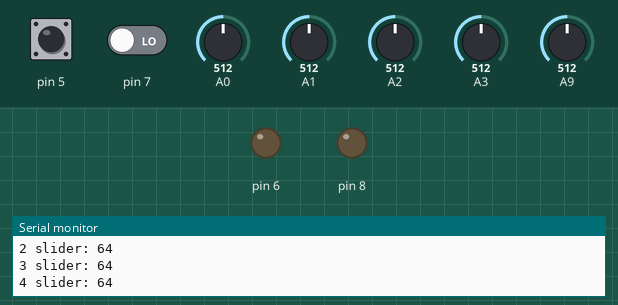
A sketch run on a simulated Arduino Leonardo, built with avr-gcc and run on an emulated ATmega32U4. Shown: output pins drawn as LEDs (lit = HIGH), the last lines printed to the serial monitor. The inputs (shaded band) are chosen by the test bench; at power-on: pin 5 LOW, pin 7 LOW, A0 = 512, A1 = 512, A2 = 512, A3 = 512, A9 = 512.

Above: at 1.2 s.
1.3 s: pin 5 driven HIGH
At 2.5 s:
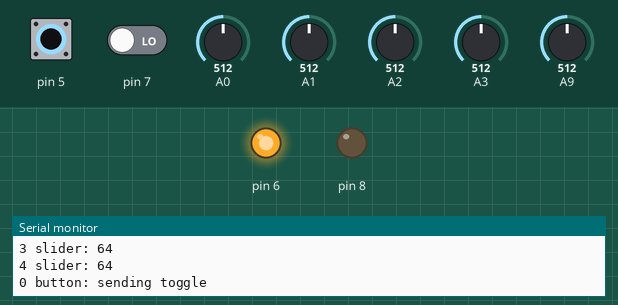
2.8 s: pin 7 driven HIGH
At 3.8 s:
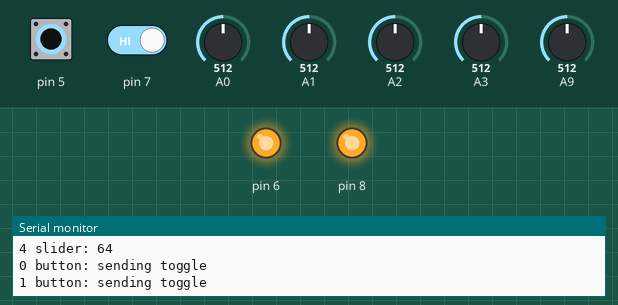
4.3 s: pin 5 pulsed LOW 5 times (0.12 s each, 0.3 s apart)
At 6.7 s:
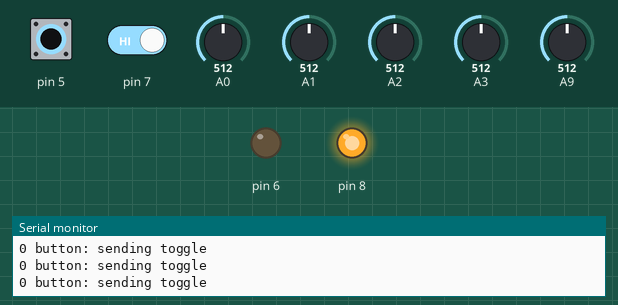
Timing chart, 0 to 8.2 s (numbered marks = the images above; inputs shaded):
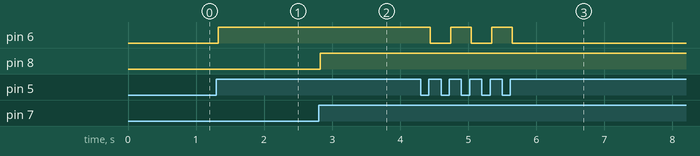

The sketch:

midi-controller.ino
```cpp
#include <Bounce2.h>
/* send value when analog value changes*/
#include "MIDIUSB.h"

#define MIDI_CC_GENERAL1 10
#define MIDI_CC MIDI_CC_GENERAL1
#define MIDI_CHANNEL 3
#define NUM_OF_SLIDERS 5
#define NUM_OF_BUTTONS 2

unsigned long lastDebounceTime = 0;  // the last time the output pin was toggled
unsigned long debounceDelay = 50;
typedef struct {
  int pin;
  uint16_t value;
} SliderStore;

typedef struct {
  int value;
  int midi;
  int pin;
} LEDState;

enum ControlType {
  Slider,
  Button
};

//array of type SliderStore with NUM_OF_SLIDERS count
SliderStore oldAnalogValues[NUM_OF_SLIDERS] = {};
LEDState ledStates[NUM_OF_BUTTONS] = {};

int sliders[NUM_OF_SLIDERS] = {A0, A1, A2, A3, A9};
int buttons[NUM_OF_BUTTONS] = {5, 7};
int leds[NUM_OF_BUTTONS] = {6, 8};
Bounce bouncers[NUM_OF_BUTTONS] = {};
void setup() {
  for (int i = 0; i < NUM_OF_SLIDERS; i++) {
    int pin = sliders[i];
    pinMode(pin, INPUT);
    uint16_t analogValue = analogRead(pin);
    SliderStore oldValues = {pin , analogValue};
    oldAnalogValues[i] = oldValues;
  }

  for (int i = 0; i < NUM_OF_BUTTONS; i++) {
    int button = buttons[i];
    int ledPin = leds[i];

    pinMode(button, INPUT);
    pinMode(ledPin, OUTPUT);

    int midi = i + 0x44;

    LEDState led = {LOW, midi, ledPin};
    ledStates[i] = led;

    Bounce  bouncer  = Bounce();
    bouncer.attach(button);
    bouncer.interval(25);
    bouncers[i] = bouncer;
  }

  Serial.begin(9600);
}

void sendMidi(midiEventPacket_t midiCc) {
  MidiUSB.sendMIDI(midiCc);
  MidiUSB.flush();
}

void loop() {

  for (int i = 0; i < NUM_OF_BUTTONS; i++) {
    bouncers[i].update();
  }

  midiEventPacket_t rx;
  do {
    rx = MidiUSB.read();
    if (rx.header != 0) {
      unsigned long address = rx.byte2;
      int value = rx.byte3;

      for (int i = 0; i < NUM_OF_BUTTONS; i++) {
        LEDState ledState = ledStates[i];

        if (address == ledState.midi) {
          Serial.print("GOT MIDI: ");
          Serial.print(value);
          Serial.print("\n");

          int oldValue = ledState.value;
          int newValue = value == 127 ? HIGH : LOW;
          int pin = ledState.pin;

          ledStates[i] = { newValue, ledState.midi, pin};
          digitalWrite(pin, newValue);
        }
      }
    }
  } while (rx.header != 0);

  //probably should find a better way than a loop.
  for (int i = 0; i < NUM_OF_SLIDERS; i++) {
    SliderStore slider = oldAnalogValues[i];

    int oldAnalogValue = slider.value;
    int pin = slider.pin;

    int analogValue = analogRead(pin);
    int newAnalogValue = analogValue >> 3;

    if (newAnalogValue != oldAnalogValue) {
      midiEventPacket_t midiCc = {0x0B, 0xB0 | 0, i + 0x1A, newAnalogValue};
      sendMidi(midiCc);

      oldAnalogValues[i] = { pin, newAnalogValue };

      Serial.print(i);
      Serial.print(" slider: ");
      Serial.println(newAnalogValue);
    }
  }

  for (int i = 0; i < NUM_OF_BUTTONS; i++) {
    Bounce bouncer = bouncers[i];
    int button = buttons[i];
    int rawDigitalRead = digitalRead(button);

    if (bouncer.rose()) {

      LEDState ledState = ledStates[i];

      //inverse the state of the LED if button pressed
      int state = ledState.value == HIGH ? LOW : HIGH;

      midiEventPacket_t midiCc = {0x0B, 0xB0 | 0, ledState.midi, 127};
      sendMidi(midiCc);

      ledStates[i] = { state, ledState.midi, ledState.pin};
      digitalWrite(ledState.pin, state);

      Serial.print(i);
      Serial.print(" button: ");
      Serial.println("sending toggle");
    }
  }

}
```

Measured:
- after the input at 1.3 s, pin 6: LOW → HIGH at once
- after the input at 2.8 s, pin 8: LOW → HIGH at once
- after the input at 4.3 s, pin 6: alternates HIGH for 0.30 s and LOW for 0.30 s, 5 changes in all, then stays LOW, starting after 0.15 s
